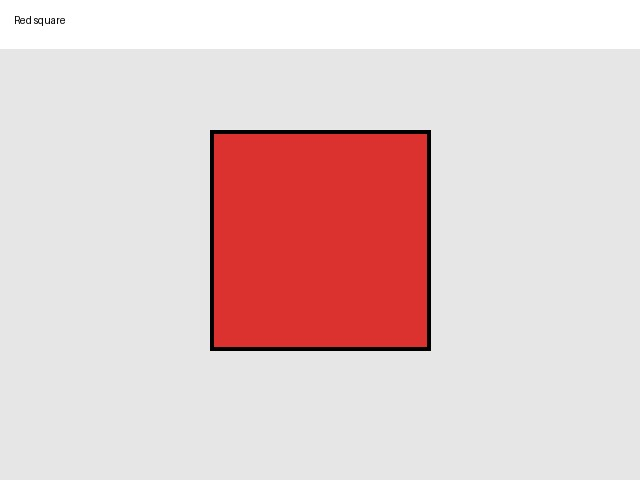
#> input picture C03/images/red_square.jpg, 640 x 480 px
$ python 01_image_check.py
#> lines starting #> are read from the running program, lines starting #| are printed output that depends on the picture
from PIL import Image
from pathlib import Path

image_path = Path("../images/red_square.jpg")


print(f'image_path: {image_path}')
print(f'파일 존재 여부: {image_path.exists()}')

image = Image.open(image_path)
#> image is the input picture: PIL image 640x480 RGB; mean R, G, B 228.2, 203.3, 202.9
print(f'이미지 형식:{image.format}')
#| 이미지 형식:JPEG
print(f'이미지 모드:{image.mode}')
#| 이미지 모드:RGB
print(f'이미지 크기:{image.size}')
#| 이미지 크기:(640, 480)

image2 = Image.open(image_path).convert('RGB')

import numpy as np

array = np.array(image2)
print("Numpy shape",array.shape)
#| Numpy shape (480, 640, 3)
print("Numpy dtype",array.dtype)
#| Numpy dtype uint8
print(f'최대값: {array.max()}, 최소값: {array.min()}')
#| 최대값: 255, 최소값: 0

resized = image2.resize((224, 224))
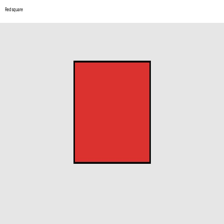
#> resized: PIL image 224x224 RGB; mean R, G, B 228.3, 203.3, 202.9
print("resized size:", resized.size)
#| resized size: (224, 224)
resized.save('../images/resized.jpg')
